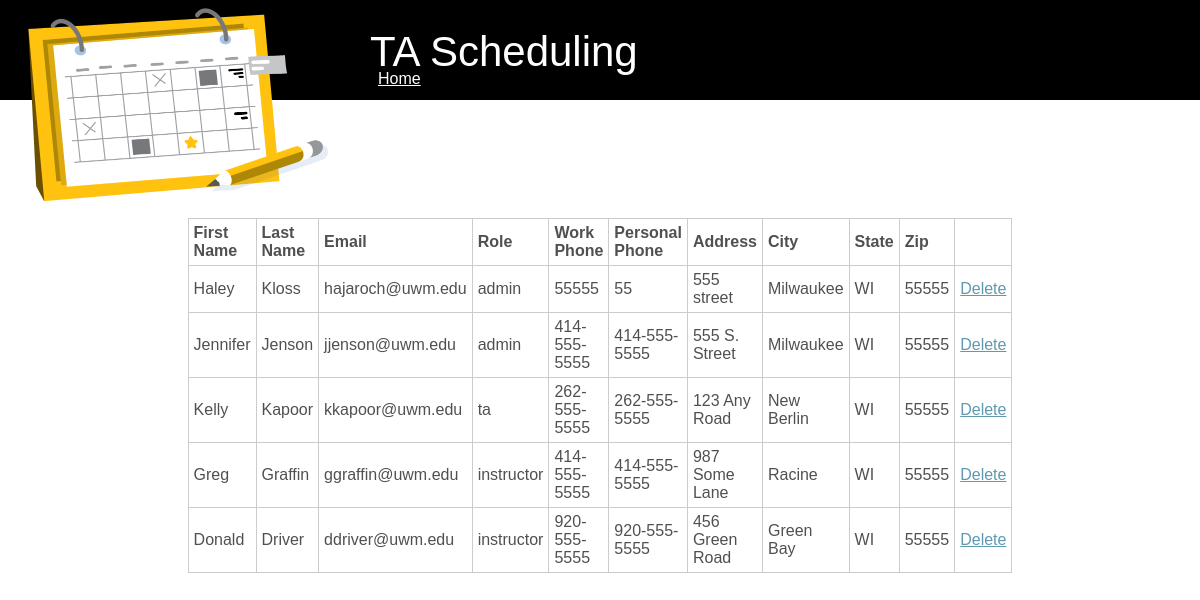
The app's page /ViewAccounts/, older data.
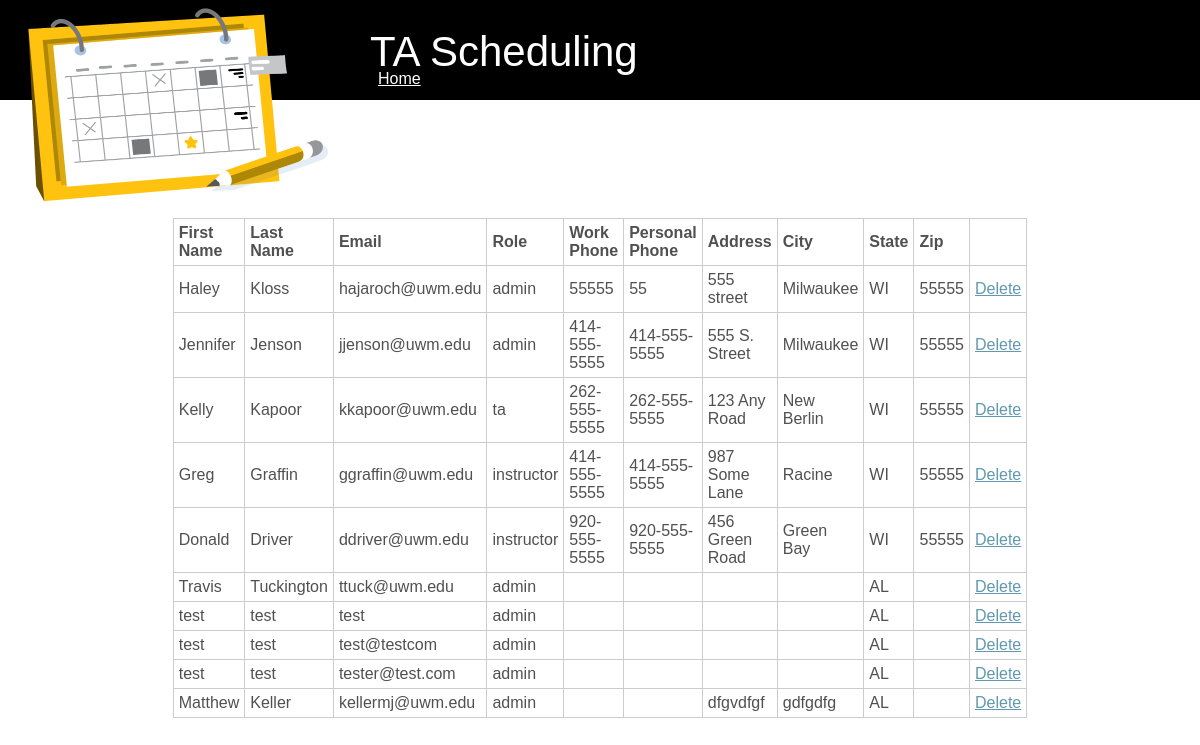
The same page, newer data.
### Scheduler/models.py (models this page shows)
class user(models.Model):
    fname = models.CharField(max_length=30, default='empty')
    lname = models.CharField(max_length=30, default='empty')
    email = models.EmailField(max_length=254, default='empty')
    password = models.CharField(max_length=30, default='empty')
    role = models.CharField(max_length=30, default='empty')
    address = models.CharField(max_length=40, default='empty')
    city = models.CharField(max_length=40, default='empty')
    state = models.CharField(max_length=2, default='em')
    zip = models.CharField(max_length=5, default='empty')
    pphone = models.CharField(max_length=12, default='empty')
    wphone = models.CharField(max_length=12, default='empty')

### Scheduler/views.py (the view, shortened to what this page needs)
# urls.py: path('ViewAccounts/', ViewAccounts.as_view()),
class ViewAccounts(View):
    def get(self, request):
        allaccounts = user.objects.all()
        return render(request, "ViewAccounts.html", {'obj':allaccounts})

### templates/ViewAccounts.html (shortened to what this page needs)
{% load static %}
<!DOCTYPE html>
<html lang="en">
<head>
    <link rel="stylesheet" type="text/css" href="{% static 'scheduler/style.css' %}" />
</head>
<body>
<img class="hero" src="{% static 'img/calendar2.png' %}" width="300px">
<div class="bar">
    <h1 class="title">TA Scheduling</h1>
</div>
<p class="homelink"><a href="/Home/">Home</a></p>
<table border="1">
    <thead>
    <th>
        First Name
    </th>
    <th>
        Last Name
    </th>
    <th>
        Email
    </th>
    <th>
        Role
    </th>
    <th>
        Work Phone
    </th>
    <th>
        Personal Phone
    </th>
    <th>
        Address
    </th>
    <th>
        City
    </th>
    <th>
        State
    </th>
    <th>
        Zip
    </th>
    <th>
    </th>
    </thead>
    <tbody>
    {% for i in obj %}
        <tr>
            <td>{{ i.fname }}</td>
            <td>{{ i.lname }}</td>
            <td>{{ i.email}}</td>
            <td>{{ i.role}}</td>
            <td>{{ i.wphone}}</td>
            <td>{{ i.pphone}}</td>
            <td>{{ i.address}}</td>
            <td>{{ i.city}}</td>
            <td>{{ i.state}}</td>
            <td>{{ i.zip}}</td>
            <td><a href="#">Delete</a> </td>
        </tr>
    {% endfor %}
    </tbody>
</table>

Row changes from the older to the newer data that the page shows:
added user: fname "Travis", lname "Tuckington", email "ttuck@uwm.edu", role "admin", state "AL"
added user: fname "test", lname "test", email "test", role "admin", state "AL"
added user: fname "test", lname "test", email "test@testcom", role "admin", state "AL"
added user: fname "test", lname "test", email "tester@test.com", role "admin", state "AL"
added user: fname "Matthew", lname "Keller", email "kellermj@uwm.edu", role "admin", address "dfgvdfgf", city "gdfgdfg", state "AL"
